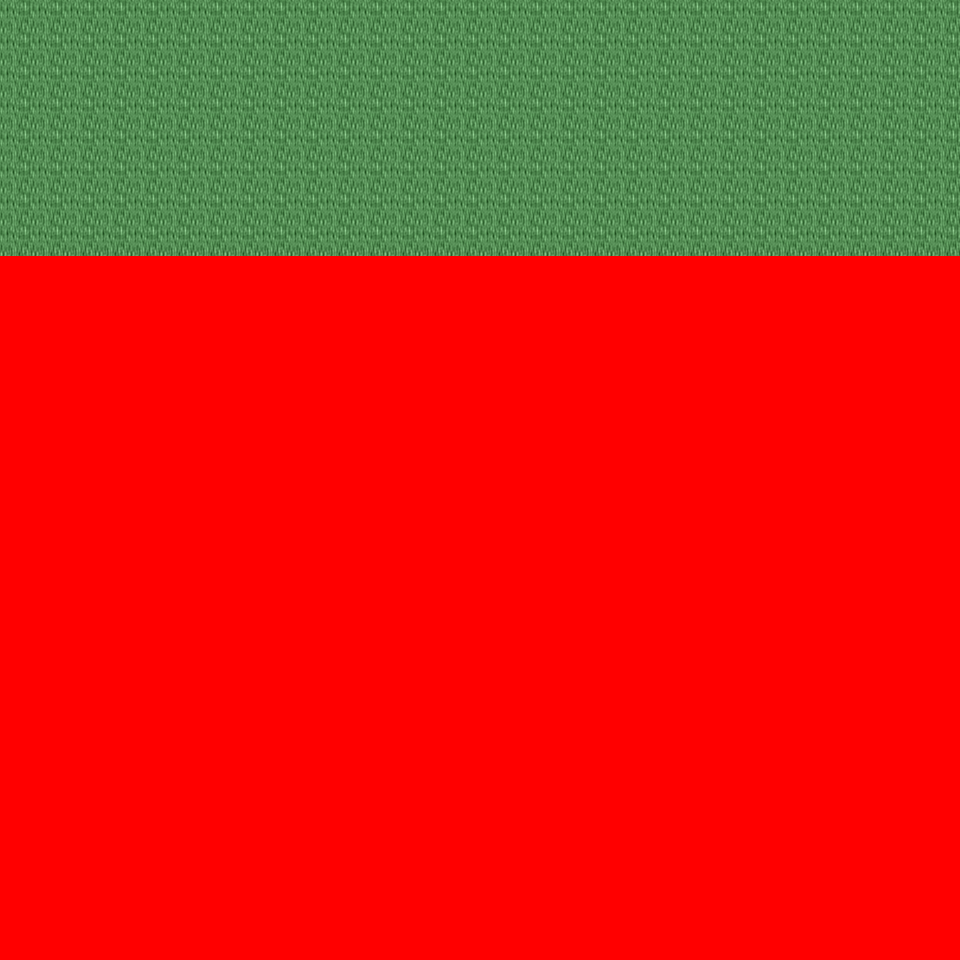

Rendered tile map (Tiled .tmx) drawn with the repository's tilesets; below, a short description and the map source with its tile grids summarised:
An orthogonal 30x30 tile map with 32x32 px tiles, 6 tile layers (Ground, Object, Object2, Above, ...), 16 tilesets and 3 objects (3x mapchange).

<map version="1.0" orientation="orthogonal" renderorder="right-down" width="30" height="30" tilewidth="32" tileheight="32" nextobjectid="4">
  <tileset firstgid="1" name="tileset_logic_collision" tilewidth="32" tileheight="32" tilecount="1" columns="1">
    <image source="../drawable/tileset_logic_collision.png" width="32" height="32" />
  </tileset>
  <tileset firstgid="2" name="tileset_ground_ground" tilewidth="32" tileheight="32" tilecount="33" columns="3">
    <image source="../drawable/tileset_ground_ground.png" width="96" height="352" />
  </tileset>
  <tileset firstgid="35" name="tileset_ground_grass_corners" tilewidth="32" tileheight="32" tilecount="24" columns="6">
    <image source="../drawable/tileset_ground_grass_corners.png" width="192" height="128" />
  </tileset>
  <tileset firstgid="59" name="tileset_ground_grass_edges" tilewidth="32" tileheight="32" tilecount="36" columns="12">
    <image source="../drawable/tileset_ground_grass_edges.png" width="384" height="96" />
  </tileset>
  <tileset firstgid="95" name="tileset_ground_grass_2" tilewidth="32" tileheight="32" tilecount="21" columns="3">
    <image source="../drawable/tileset_ground_grass_2.png" width="96" height="224" />
  </tileset>
  <tileset firstgid="116" name="tileset_plant_leaves" tilewidth="32" tileheight="32" tilecount="8" columns="4">
    <image source="../drawable/tileset_plant_leaves.png" width="128" height="64" />
  </tileset>
  <tileset firstgid="124" name="tileset_plant_tree_tree_darkgreen" tilewidth="32" tileheight="32" tilecount="88" columns="8">
    <image source="../drawable/tileset_plant_tree_tree_darkgreen.png" width="256" height="352" />
  </tileset>
  <tileset firstgid="212" name="tileset_plant_tree_fall_trees" tilewidth="32" tileheight="32" tilecount="40" columns="8">
    <image source="../drawable/tileset_plant_tree_fall_trees.png" width="256" height="160" />
  </tileset>
  <tileset firstgid="252" name="tileset_plant_tree_pine_tree" tilewidth="32" tileheight="32" tilecount="20" columns="4">
    <image source="../drawable/tileset_plant_tree_pine_tree.png" width="128" height="160" />
  </tileset>
  <tileset firstgid="272" name="tileset_plant_stump_hollow_logs" tilewidth="32" tileheight="32" tilecount="6" columns="3">
    <image source="../drawable/tileset_plant_stump_hollow_logs.png" width="96" height="64" />
  </tileset>
  <tileset firstgid="278" name="tileset_plant_stump_small_stump" tilewidth="32" tileheight="32" tilecount="4" columns="2">
    <image source="../drawable/tileset_plant_stump_small_stump.png" width="64" height="64" />
  </tileset>
  <tileset firstgid="282" name="tileset_plant_stump_stump_pale_purple" tilewidth="32" tileheight="32" tilecount="4" columns="2">
    <image source="../drawable/tileset_plant_stump_stump_pale_purple.png" width="64" height="64" />
  </tileset>
  <tileset firstgid="286" name="tileset_plant_flower_daisy_blue" tilewidth="32" tileheight="32" tilecount="8" columns="2">
    <image source="../drawable/tileset_plant_flower_daisy_blue.png" width="64" height="128" />
  </tileset>
  <tileset firstgid="294" name="tileset_plant_flower_daisy_red" tilewidth="32" tileheight="32" tilecount="8" columns="2">
    <image source="../drawable/tileset_plant_flower_daisy_red.png" width="64" height="128" />
  </tileset>
  <tileset firstgid="302" name="tileset_plant_flower_daisy_white" tilewidth="32" tileheight="32" tilecount="8" columns="2">
    <image source="../drawable/tileset_plant_flower_daisy_white.png" width="64" height="128" />
  </tileset>
  <tileset firstgid="310" name="tileset_plant_flower_daisy_yellow" tilewidth="32" tileheight="32" tilecount="8" columns="2">
    <image source="../drawable/tileset_plant_flower_daisy_yellow.png" width="64" height="128" />
  </tileset>
  <layer name="Ground" width="30" height="30">
    <data>[900 cells, 240 non-empty, 1 distinct tile ids]</data>
  </layer>
  <layer name="Object" width="30" height="30">
    <data>[900 cells, 0 non-empty, 0 distinct tile ids]</data>
  </layer>
  <layer name="Object2" width="30" height="30">
    <data>[900 cells, 0 non-empty, 0 distinct tile ids]</data>
  </layer>
  <layer name="Above" width="30" height="30">
    <data>[900 cells, 0 non-empty, 0 distinct tile ids]</data>
  </layer>
  <layer name="Above2" width="30" height="30">
    <data>[900 cells, 0 non-empty, 0 distinct tile ids]</data>
  </layer>
  <layer name="Walkable" width="30" height="30">
    <data>[900 cells, 660 non-empty, 1 distinct tile ids]</data>
  </layer>
  <objectgroup name="MapEvents">
    <object id="1" name="north" type="mapchange" x="0" y="0" width="960" height="32">
      <properties>
        <property name="map" value="0_ados_mountain_n2_w2_x2_y3" />
        <property name="place" value="south" />
      </properties>
    </object>
    <object id="2" name="west" type="mapchange" x="0" y="0" width="32" height="256">
      <properties>
        <property name="map" value="0_ados_mountain_n2_w2_x1_y4" />
        <property name="place" value="east" />
      </properties>
    </object>
    <object id="3" name="east" type="mapchange" x="928" y="0" width="32" height="256">
      <properties>
        <property name="map" value="0_ados_mountain_n2_w2_x3_y4" />
        <property name="place" value="west" />
      </properties>
    </object>
  </objectgroup>
</map>
